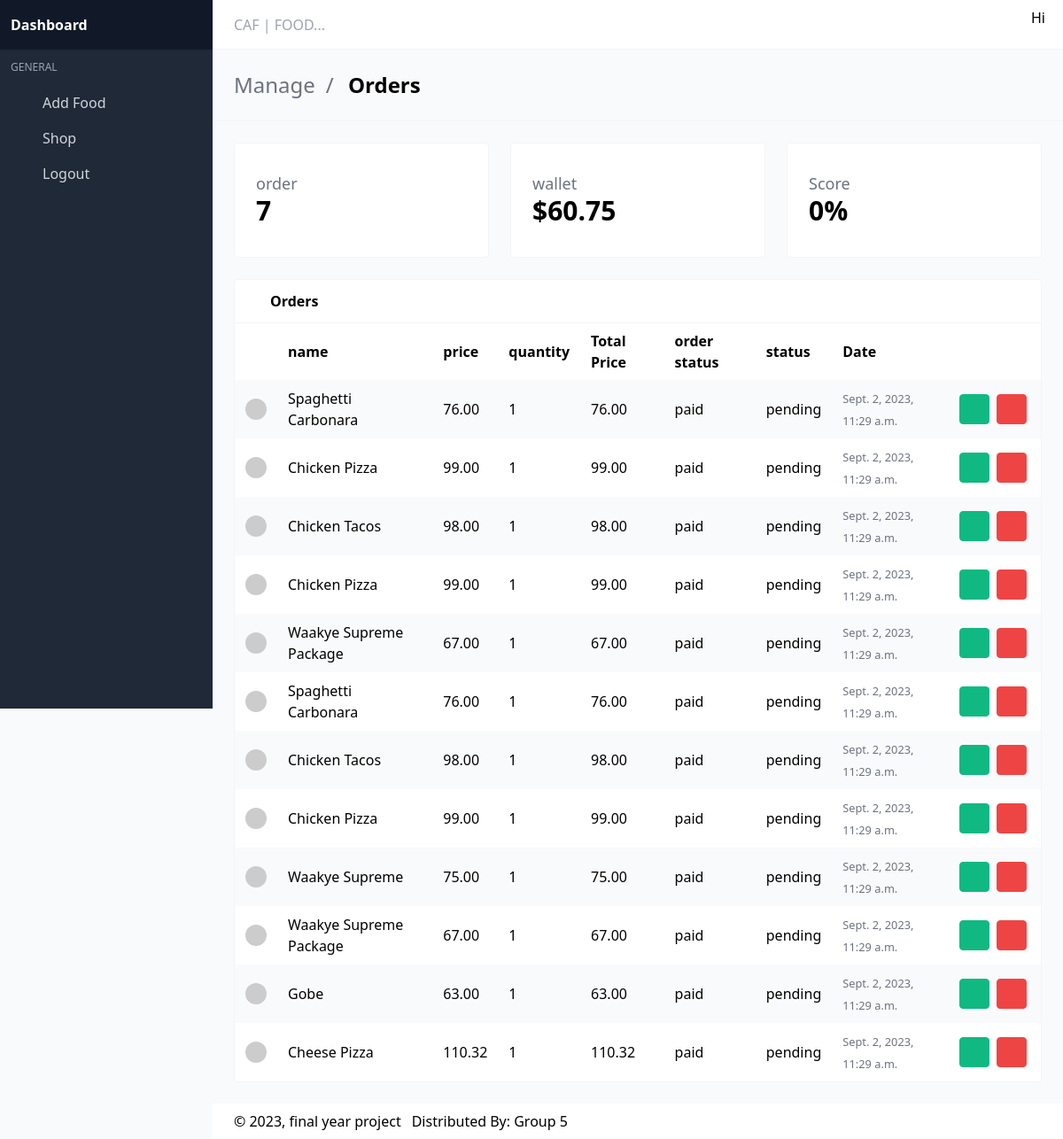
The app's page /dashboard/admin/, older data.
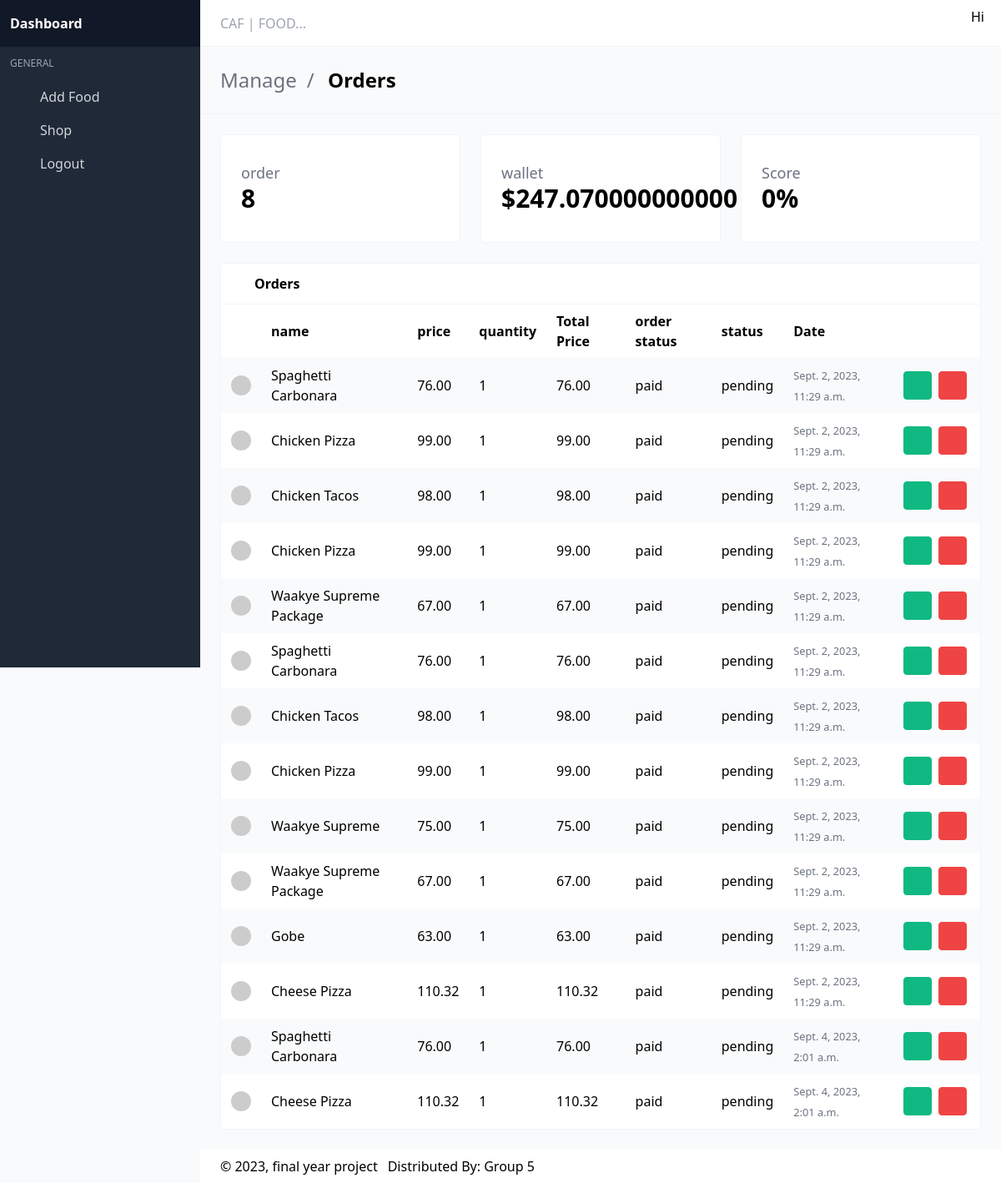
The same page, newer data.
### CAFFOOD/models/order_item.py (models this page shows, shortened)
class OrderItem(TimeBaseModel):
    food = models.ForeignKey(Food, on_delete=models.CASCADE)
    order    = models.ForeignKey(Order, on_delete=models.SET_NULL, blank=True, null=True)
    quantity = models.IntegerField(default=0, null=True, blank=True)
    @property
    def get_total(self):
        total = self.food.price * self.quantity
        return total

### CAFFOOD/models/food.py (models this page shows, shortened)
class Food(TimeBaseModel):
    name = models.CharField(max_length=100)
    price = models.DecimalField(max_digits=7, decimal_places=2, null=True, blank=True)
    was_price = models.DecimalField(max_digits=7, decimal_places=2, null=True, blank=True)
    charges = models.DecimalField(max_digits=7, decimal_places=2, null=True, blank=True, default=0)
    image = models.ImageField(null=True, blank=True)
    description = models.CharField(max_length=200, null=True, blank=True)
    category = models.ForeignKey(Category, on_delete=models.CASCADE, null=True, blank=True)

### CAFFOOD/models/order.py (models this page shows, shortened)
class Order(TimeBaseModel):
    customer = models.ForeignKey(Customer, on_delete=models.CASCADE)
    received = models.BooleanField(default=False)
    complete = models.BooleanField(default=False)
    item_status = models.CharField(max_length=100, null=True, blank=True, default='not paid')
    order_status = models.CharField(max_length=100, null=True, blank=True, default='pending')
    order_price = models.DecimalField(max_digits=7, decimal_places=2, null=True, blank=True, default=0)
    qr_code = models.ImageField(blank=True, null=True)

### CAFFOOD/views.py (the view)
# urls.py: path('dashboard/admin/', views.admin_dashboard, name='admin-dashboard'),
def admin_dashboard(request):
    orders = Order.objects.filter(complete=True).count()
    order_price = Order.objects.aggregate(total=Coalesce(Sum('order_price'), Value(0, output_field=DecimalField())))
    total_order_price = order_price['total']
    order_items = OrderItem.objects.filter(order__complete=True)
    return render(request, 'admin.html', {'orders':orders, 'order_items':order_items, 'total_order_price':total_order_price})

### templates/admin.html (shortened to what this page needs)
{% load static %}
<!DOCTYPE html>
<html lang="en" class="">
<head>
  <link rel="stylesheet" href="{% static 'dash/css/main.css' %}?v=1628755089081">
</head>
<body>
<div id="app">
<nav id="navbar-main" class="navbar is-fixed-top">
  <div class="navbar-brand">
    <div class="navbar-item">
      <div class="control"><input placeholder="CAF | FOOD..." class="input"></div>
    </div>
  </div>
  <div class="navbar-menu" id="navbar-menu">
    <div class="navbar-end">
        <a class="navbar-link">
          <div class="is-user-name"><span>Hi {{request.user.username}}</span></div>
          <span class="icon"></span>
        </a>
      </div>
    </div>
  </div>
<aside class="aside is-placed-left is-expanded">
  <div class="aside-tools">
    <div>
    <b class="font-black">Dashboard</b>
    </div>
  </div>
  <div class="menu is-menu-main">
    <p class="menu-label">General</p>
    <ul class="menu-list">
      <li>
        <a href="##" class="has-icon">
          <span class="icon"></span>
          <span class="menu-item-label">Add Food</span>
        </a>
      </li>
      <li>
        <a href="{% url 'food' %}" class="has-icon">
          <span class="icon"></span>
          <span class="menu-item-label">Shop</span>
        </a>
      </li>
      <li>
        <a href="{% url 'logout' %}" class="has-icon">
          <span class="icon"></span>
          <span class="menu-item-label">Logout</span>
        </a>
      </li>
    </ul>
  </div>
</aside>
<section class="is-title-bar">
  <div class="flex flex-col md:flex-row items-center justify-between space-y-6 md:space-y-0">
    <ul>
      <li>Manage</li>
      <li>Orders</li>
    </ul>
  </div>
</section>
<section class="section main-section">
    <div class="grid gap-6 grid-cols-1 md:grid-cols-3 mb-6">
      <div class="card">
        <div class="card-content">
          <div class="flex items-center justify-between">
            <div class="widget-label">
              <h3>
                order
              </h3>
              <h1>
                {{orders}}
              </h1>
            </div>
            <span class="icon widget-icon text-green-500"></span>
          </div>
        </div>
      </div>
      <div class="card">
        <div class="card-content">
          <div class="flex items-center justify-between">
            <div class="widget-label">
              <h3>
                wallet
              </h3>
              <h1>
                ${{total_order_price}}
              </h1>
            </div>
            <span class="icon widget-icon text-blue-500"></span>
          </div>
        </div>
      </div>
      <div class="card">
        <div class="card-content">
          <div class="flex items-center justify-between">
            <div class="widget-label">
              <h3>
                Score
              </h3>
              <h1>
                0%
              </h1>
            </div>
            <span class="icon widget-icon text-red-500"></span>
          </div>
        </div>
      </div>
    </div>
    <div class="card has-table">
      <header class="card-header">
        <p class="card-header-title">
          <span class="icon"></span>
          Orders
        </p>
        <a href="#" class="card-header-icon">
          <span class="icon"></span>
        </a>
      </header>
      <div class="card-content">
        <table>
          <thead>
          <tr>
            <th></th>
            <th>name</th>
            <th>price</th>
            <th>quantity</th>
            <th>Total Price</th>
            <th>order status</th>
            <th>status</th>
            <th>Date</th>
            <th></th>
          </tr>
          </thead>
          <tbody>
          {% for item in order_items %}
          <tr>
            <td class="image-cell">
              <div class="image">
                <img src="https://avatars.dicebear.com/v2/initials/ryley-wuckert.svg" class="rounded-full">
              </div>
            </td>
            <td data-label="Name">{{item.food.name}}</td>
            <td data-label="Company">{{item.food.price}}</td>
            <td data-label="Company">{{item.quantity}}</td>
            <td data-label="City">{{item.get_total}}</td>
            <td data-label="City">{{item.order.item_status}}</td>
            <td data-label="Company">{{item.order.order_status}}</td>
            <td data-label="Created">
              <small class="text-gray-500" title="Jun 28, 2021">{{item.created}}</small>
            </td>
            <td class="actions-cell">
              <div class="buttons right nowrap">
                <button class="button small green --jb-modal"  data-target="sample-modal-2" type="button">
                  <span class="icon"> <a href="##" style="padding: 5px;"></a></span>
                </button>
                <button class="button small red --jb-modal" data-target="sample-modal" type="button">
                  <span class="icon"><a href="##" style="padding: 5px;"></a></span>
                </button>
              </div>
            </td>
          </tr>
          {% endfor %}
          </tbody>
        </table>
      </div>
    </div>
  </section>
<footer class="footer">
  <div class="flex flex-col md:flex-row items-center justify-between space-y-3 md:space-y-0">
    <div class="flex items-center justify-start space-x-3">
      <div>
        © 2023, final year project
      </div>
      <div>
        <p>Distributed By: <a href="princeedinorackon@gmail.com" target="_blank">Group 5</a></p>
      </div>
    </div>
</footer>
<link rel="stylesheet" href="{% static 'dash/https://cdn.materialdesignicons.com/4.9.95/css/materialdesignicons.min.css' %}">
</body>
</html>

Row changes from the older to the newer data that the page shows:
added OrderItem: food.name "Spaghetti Carbonara", food.price "76.00", quantity "1", get_total "76.00", order.item_status "paid", order.order_status "pending", created "Sept. 4, 2023, 2:01 a.m."
added OrderItem: food.name "Cheese Pizza", food.price "110.32", quantity "1", get_total "110.32", order.item_status "paid", order.order_status "pending", created "Sept. 4, 2023, 2:01 a.m."
Text that changed along with them:
{{ orders }}: "7" → "8"
{{ total_order_price }}: "60.75" → "247.070000000000"
